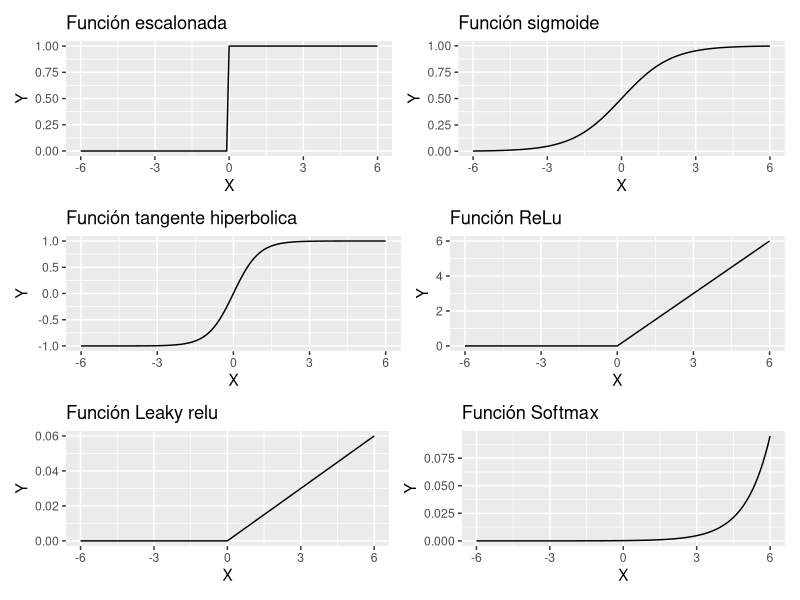

Write R code to recreate this figure.
library(ggplot2)
library(dplyr)
library(patchwork)
library(knitr)

######################################################
### Función de escalonada
######################################################

escalonada <- function(x) { ifelse(x<0,0,1) }

x <- seq(-6,6,0.1)
y <- escalonada(x)    

plotEscalonada <-  
    data.frame(x=x,y=y) %>% 
    ggplot(aes(x=x,y=y)) + 
    geom_line() + 
    xlab('X') + 
    ylab('Y') +
    ggtitle('Función escalonada')

######################################################
### Función de activación sigmoide
######################################################

sigmoide <- function(x) {(1)/(1+exp(-x))}
x <- seq(-6,6,0.1)
y <- sigmoide(x)    

plotSigmoide <- 
    data.frame(x=x,y=y) %>% 
    ggplot(aes(x=x,y=y)) + 
    geom_line() + 
    xlab('X') + 
    ylab('Y') + 
    ggtitle('Función sigmoide')


######################################################
### Función de activación tangente hiperbolica
######################################################

hiperbolica <- function(x) { (((2)/(1+exp(-2*x)))-1) }
x <- seq(-6,6,0.1)
y <- hiperbolica(x)    

plotHiperbolica <- 
    data.frame(x=x,y=y) %>% 
    ggplot(aes(x=x,y=y)) + 
    geom_line() + 
    xlab('X') + 
    ylab('Y') + 
    ggtitle('Función tangente hiperbolica')

######################################################
### Función de activación ReLU – Rectified Lineal Unit
######################################################

relu <- function(x) { ifelse(x<0,0,x) }

x <- seq(-6,6,0.1)
y <- relu(x)    

plotRelu <-  
    data.frame(x=x,y=y) %>% 
    ggplot(aes(x=x,y=y)) + 
    geom_line() + 
    xlab('X') + 
    ylab('Y') +
    ggtitle('Función ReLu')

######################################################
### Función de activación Leaky ReLU 
######################################################

leakyRelu <- function(x,a) { ifelse(x<0,0,x*a) }

x <- seq(-6,6,0.1)
y <- leakyRelu(x,0.01)    

plotLeakyRelu <-  
    data.frame(x=x,y=y) %>% 
    ggplot(aes(x=x,y=y)) + 
    geom_line() + 
    xlab('X') + 
    ylab('Y') +
    ggtitle('Función Leaky relu')

######################################################
### Función de activación Softmax
######################################################

softmax <- function(par){
    n.par <- length(par)
    par1 <- sort(par, decreasing = TRUE)
    Lk <- par1[1]
    for (k in 1:(n.par-1)) {
        Lk <- max(par1[k+1], Lk) + log1p(exp(-abs(par1[k+1] - Lk))) 
    }
    val <- exp(par - Lk)
    return(val)
}

x <- seq(-6,6,0.1)
y <- softmax(x)    

plotSoftmax <-  
    data.frame(x=x,y=y) %>% 
    ggplot(aes(x=x,y=y)) + 
    geom_line() + 
    xlab('X') + 
    ylab('Y') +
    ggtitle('Función Softmax')

######################################################
### GRAFICO UNIDO
######################################################
(plotEscalonada+plotSigmoide)/(plotHiperbolica+plotRelu)/(plotLeakyRelu+plotSoftmax)

